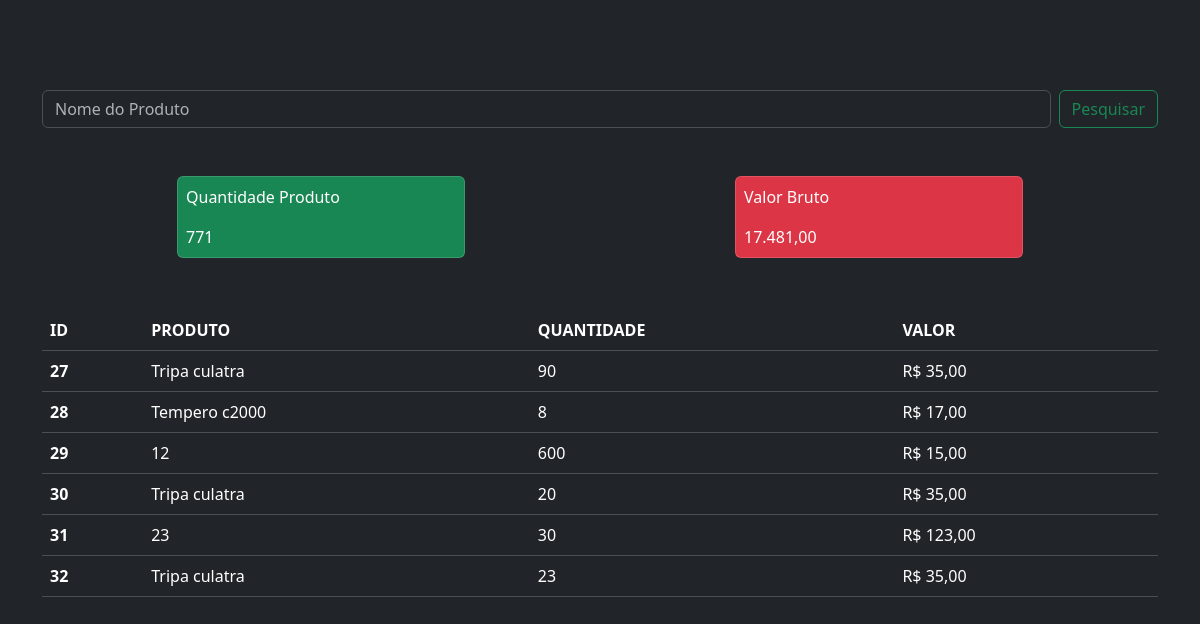
The page /estoque_filipe/ on the database its author committed.
### carroestoque/models.py (models this page shows, shortened)
class EstoqueCarroFilipe(models.Model):
    produto = models.ForeignKey(Produto, on_delete=models.CASCADE)
    quantidade = models.IntegerField(default=0)
    valor = models.DecimalField(max_digits=7 , decimal_places=2, blank=True, null=True ,default=0.00)
    data_entrada = models.DateTimeField(auto_now_add=True)

### produto/models.py (models this page shows)
class Produto(models.Model):
    produto = models.CharField(max_length=200)
    tipo = models.OneToOneField(Tipo, on_delete=models.CASCADE)
    marca = models.CharField(max_length=100)
    custo = models.DecimalField(decimal_places=2 , max_digits=8)
    preco_venda = models.DecimalField(decimal_places=2 , max_digits=8)
    quantidade = models.IntegerField()
    def __str__(self):
        return f"{self.produto}"

### carroestoque/views.py (the view)
# urls.py: path('estoque_filipe/', EstoqueCarroFilipeView.as_view() ,name='estoque_filipe'),
class EstoqueCarroFilipeView(ListView):
    queryset = EstoqueCarroFilipe.objects.all()
    template_name = 'estoque_carro_filipe.html'
    context_object_name = 'car_filipe'
    def get_queryset(self):
        query_filipe = super().get_queryset()
        search_filipe = self.request.GET.get('carro_filipe')
        if search_filipe:
            query_filipe = query_filipe.filter(produto__produto__icontains=search_filipe)
        return query_filipe
    def get_context_data(self, **kwargs):
        context = super().get_context_data(**kwargs)
        context['title'] = 'estoque filipe'
        context['custo'] = get_metricas_filipe()
        return context

### carroestoque/metrica.py (called while the page is built)
def get_metricas_filipe():
    prod_carro = EstoqueCarroFilipe.objects.all()
    custo_de_estoque = sum(produto.valor * produto.quantidade for produto in prod_carro)
    valor_bruto = sum(produto.valor * produto.quantidade for produto in prod_carro)
    quantidade_total = sum(produto.quantidade for produto in prod_carro)
    return dict(
        custo_de_estoque = number_format(custo_de_estoque, decimal_pos=2, force_grouping=True),
        quantidade_total = quantidade_total,
    )

### carroestoque/templates/estoque_carro_filipe.html (shortened to what this page needs)
{% extends "base.html" %}
{% block content %}
  <div class="container">
    <div>
      <form class="d-flex mb-5" role="search">
        <input class="form-control me-2" type="search" placeholder="Nome do Produto" aria-label="Search" name="carro_filipe">
        <button class="btn btn-outline-success" type="submit">Pesquisar</button>
      </form>
    </div>
    <div >
      {% include "partials/_metrica_adm_vendedor.html" %}
    </div>
    <table class="table">
      <thead>
        <tr>
          <th scope="col">ID</th>
          <th scope="col">PRODUTO</th>
          <th scope="col">QUANTIDADE</th>
          <th scope="col">VALOR</th>
        </tr>
      </thead>
      <tbody>
        {% for filipe in car_filipe %}
          <tr>
            <th scope="row">{{filipe.id}}</th>
            <td>{{filipe.produto}}</td>
            <td>{{filipe.quantidade}}</td>
            <td>R$ {{filipe.valor}}</td>
          </tr>
        {% endfor %}
      </tbody>
    </table>
  </div>
{% endblock %}

### static/css/tabela.css (style rules this page uses)
thead tr { position: sticky; top: 20vh; }

### rows shown on the page
EstoqueCarroFilipe: id "27", produto "Tripa culatra", quantidade "90", valor "35,00"
EstoqueCarroFilipe: id "28", produto "Tempero c2000", quantidade "8", valor "17,00"
EstoqueCarroFilipe: id "29", produto "12", quantidade "600", valor "15,00"
EstoqueCarroFilipe: id "30", produto "Tripa culatra", quantidade "20", valor "35,00"
EstoqueCarroFilipe: id "31", produto "23", quantidade "30", valor "123,00"
EstoqueCarroFilipe: id "32", produto "Tripa culatra", quantidade "23", valor "35,00"

### other values the page prints
{{ custo.quantidade_total }} "771"
{{ custo.custo_de_estoque }} "17.481,00"
